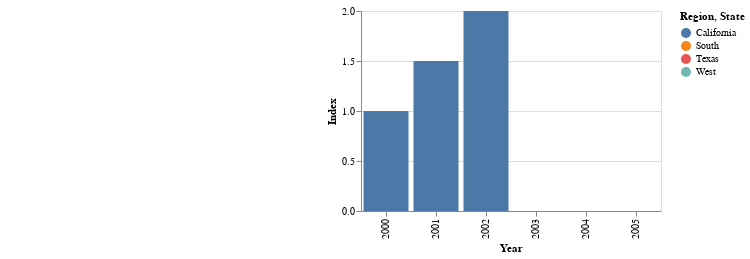

Notebook source saved alongside this figure:
### Markdown cell above
Ideas: Use a bar chart per region to show percentage increase or decrease with respect to first year. Have a slider to select the year. Have scale change dynamically. (Don't need comparison across plots).
Alternative is the slope chart with a slider and color encoding region. 

Advantages and disadvantages of the two approaches should be mentioned in the final report. <br />

### Code cell


### Figure 1 — Vega-Lite specification as saved in the notebook (floating-point values rounded to 4 significant figures)
{"config": {"view": {"continuousWidth": 300, "continuousHeight": 300}}, "hconcat": [{"mark": {"type": "geoshape"}, "encoding": {"color": {"field": "Region", "type": "nominal"}, "tooltip": [{"field": "State", "type": "nominal"}, {"field": "Region", "type": "nominal"}]}, "height": 200, "name": "view_1", "width": 300}, {"mark": {"type": "bar"}, "encoding": {"color": {"field": "State", "type": "nominal"}, "tooltip": [{"field": "Year", "type": "ordinal"}, {"field": "State", "type": "nominal"}, {"field": "Index", "type": "quantitative"}], "x": {"field": "Year", "type": "ordinal"}, "y": {"field": "Index", "type": "quantitative"}}, "height": 200, "transform": [{"filter": {"param": "param_1"}}], "width": 300}], "data": {"name": "data-ad61dc4ac89d4f60b6be8d3690893c40"}, "params": [{"name": "param_1", "select": {"type": "point", "fields": ["State"]}, "bind": "legend", "views": ["view_1"]}], "$schema": "https://vega.github.io/schema/vega-lite/v5.20.1.json", "datasets": {"data-ad61dc4ac89d4f60b6be8d3690893c40": [{"Year": 2000, "State": "California", "Region": "West", "Mass_Shootings": 10, "Population": 1000000, "Mass_Shootings_Per_Citizen": 1e-05, "Index": 1.0}, {"Year": 2001, "State": "California", "Region": "West", "Mass_Shootings": 15, "Population": 1000000, "Mass_Shootings_Per_Citizen": 1.5e-05, "Index": 1.5}, {"Year": 2002, "State": "California", "Region": "West", "Mass_Shootings": 20, "Population": 1000000, "Mass_Shootings_Per_Citizen": 2e-05, "Index": 2.0}, {"Year": 2003, "State": "Texas", "Region": "South", "Mass_Shootings": 5, "Population": 2000000, "Mass_Shootings_Per_Citizen": 2.5e-06, "Index": 2.5e-06}, {"Year": 2004, "State": "Texas", "Region": "South", "Mass_Shootings": 10, "Population": 2000000, "Mass_Shootings_Per_Citizen": 5e-06, "Index": 5e-06}, {"Year": 2005, "State": "Texas", "Region": "South", "Mass_Shootings": 15, "Population": 2000000, "Mass_Shootings_Per_Citizen": 7.5e-06, "Index": 7.5e-06}]}}
